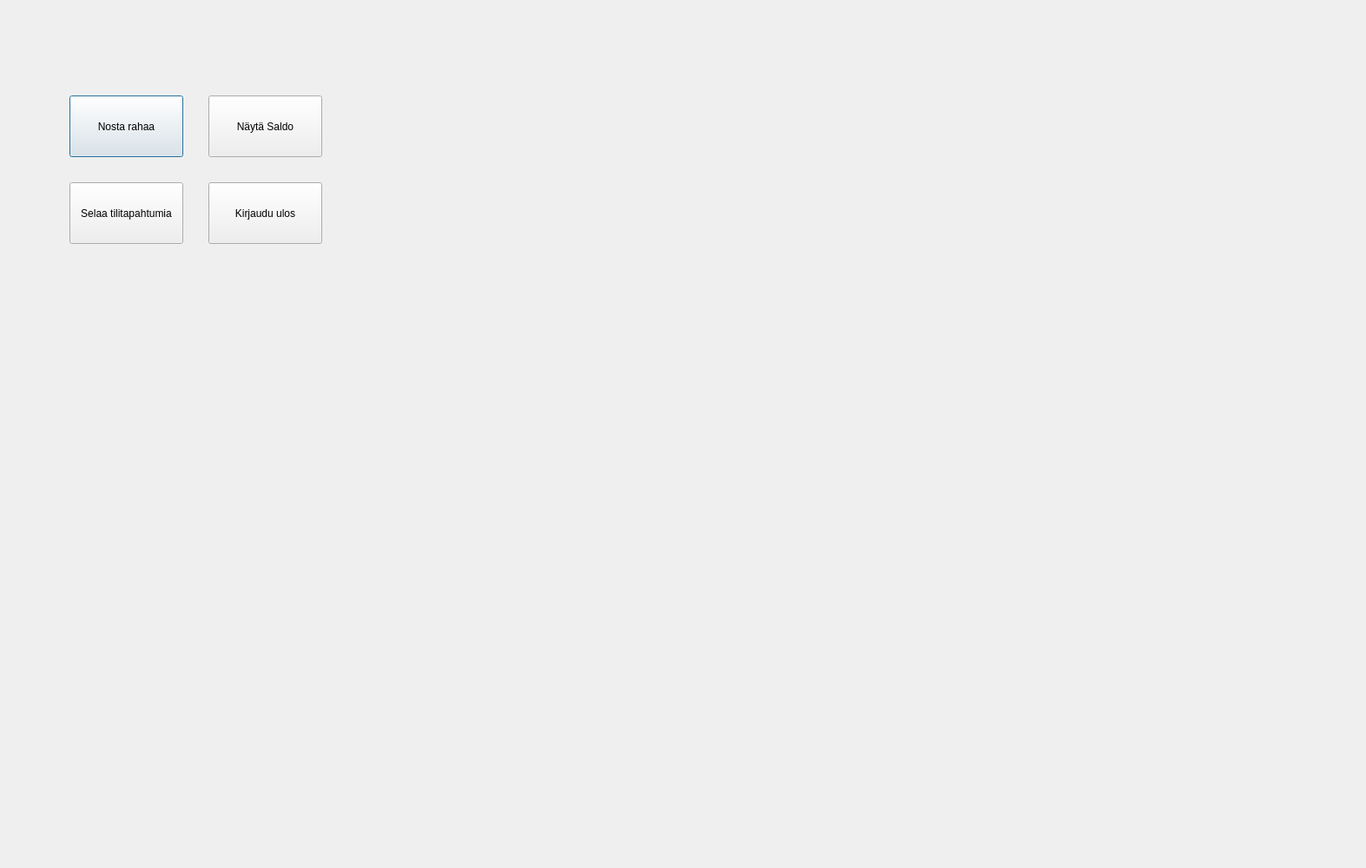
<?xml version="1.0" encoding="UTF-8"?>
<ui version="4.0">
 <class>debitValikko</class>
 <widget class="QDialog" name="debitValikko">
  <property name="geometry">
   <rect>
    <x>0</x>
    <y>0</y>
    <width>1573</width>
    <height>1000</height>
   </rect>
  </property>
  <property name="windowTitle">
   <string>Dialog</string>
  </property>
  <widget class="QPushButton" name="btnDebitValikkoNosto">
   <property name="geometry">
    <rect>
     <x>80</x>
     <y>110</y>
     <width>131</width>
     <height>71</height>
    </rect>
   </property>
   <property name="text">
    <string>Nosta rahaa</string>
   </property>
  </widget>
  <widget class="QPushButton" name="btnDebitValikkoSaldo">
   <property name="geometry">
    <rect>
     <x>240</x>
     <y>110</y>
     <width>131</width>
     <height>71</height>
    </rect>
   </property>
   <property name="text">
    <string>Näytä Saldo</string>
   </property>
  </widget>
  <widget class="QPushButton" name="btnDebitValikkoTilitapah">
   <property name="geometry">
    <rect>
     <x>80</x>
     <y>210</y>
     <width>131</width>
     <height>71</height>
    </rect>
   </property>
   <property name="text">
    <string>Selaa tilitapahtumia</string>
   </property>
  </widget>
  <widget class="QPushButton" name="btnDebitValikkoKirjauduUlos">
   <property name="geometry">
    <rect>
     <x>240</x>
     <y>210</y>
     <width>131</width>
     <height>71</height>
    </rect>
   </property>
   <property name="text">
    <string>Kirjaudu ulos</string>
   </property>
  </widget>
  <widget class="QLabel" name="labelDebitValikko">
   <property name="geometry">
    <rect>
     <x>100</x>
     <y>20</y>
     <width>351</width>
     <height>51</height>
    </rect>
   </property>
   <property name="font">
    <font>
     <pointsize>20</pointsize>
    </font>
   </property>
   <property name="text">
    <string/>
   </property>
  </widget>
 </widget>
 <resources/>
 <connections/>
</ui>
